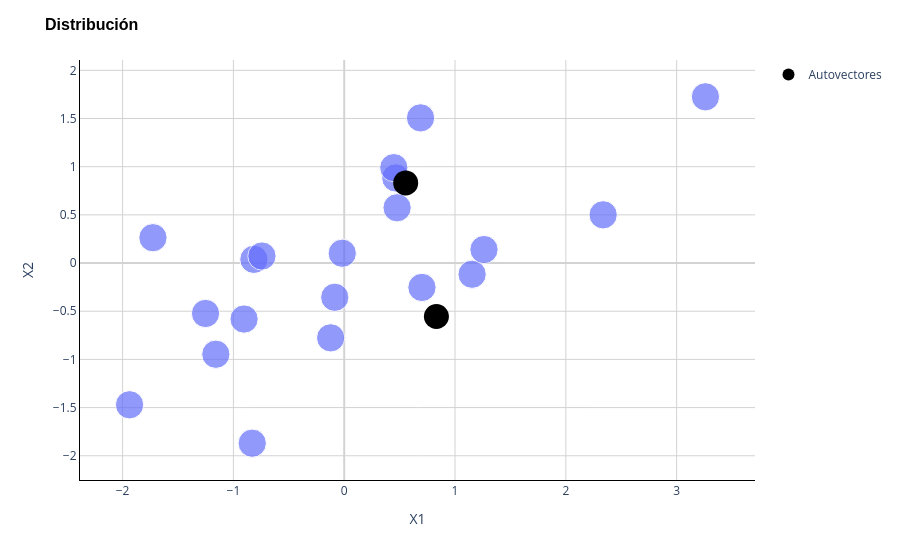

The notebook cell saved with this chart:
### Markdown cell above
Graficar los datos y los autovectores. Añadir al mismo gráfico los datos proyectados en el primer componente y proyectados a las segunda componente (sugerencia: usar la funcion eigen).

### Code cell
# Existing scatter plot
figure = px.scatter(
    x=sample[:, 0],
    y=sample[:, 1],
    size=[1] * sample.shape[0]
)

# Add another scatter plot with cross markers
figure.add_scatter(
    x=eigenvectors[:, 0],
    y=eigenvectors[:, 1],
    mode='markers',
    marker=dict(size=25, color='black'),
    name='Autovectores'
)

# Update layout
figure.update_layout(
    title='Distribución',
    title_font=dict(size=16, family='Arial', color='black', weight='bold'),
    xaxis_title='X1',
    yaxis_title='X2',
    plot_bgcolor='white',
    yaxis=dict(showgrid=True, gridcolor='LightGray', showline=True, linecolor='Black', zeroline=True, zerolinecolor='LightGray'),
    xaxis=dict(showgrid=True, gridcolor='LightGray', showline=True, linecolor='Black', zeroline=True, zerolinecolor='LightGray'),
)

figure.show()

### Figure 1 — Plotly figure (JSON) as saved in the notebook; plotly's stock layout.template omitted (floating-point values rounded to 4 significant figures)
{"data": [{"hovertemplate": "x=%{x}<br>y=%{y}<br>size=%{marker.size}<extra></extra>", "legendgroup": "", "marker": {"color": "#636efa", "size": [1, 1, 1, 1, 1, 1, 1, 1, 1, 1, 1, 1, 1, 1, 1, 1, 1, 1, 1, 1], "sizemode": "area", "sizeref": 0.0025, "symbol": "circle"}, "mode": "markers", "name": "", "orientation": "v", "showlegend": false, "type": "scatter", "x": [-0.8151, 0.7016, 0.4772, -1.159, 1.154, -1.937, -0.0852, -1.252, 0.4656, 2.337, -0.8301, -0.1223, 1.261, -1.726, -0.9039, 0.6889, -0.7425, -0.01772, 3.26, 0.4475], "xaxis": "x", "y": [0.03818, -0.2531, 0.5738, -0.9466, -0.1162, -1.471, -0.3552, -0.5233, 0.8831, 0.5005, -1.87, -0.7762, 0.14, 0.2632, -0.581, 1.507, 0.07288, 0.1017, 1.725, 0.99], "yaxis": "y"}, {"marker": {"color": "black", "size": 25}, "mode": "markers", "name": "Autovectores", "type": "scatter", "x": [0.8321, 0.5547], "y": [-0.5547, 0.8321]}], "layout": {"legend": {"itemsizing": "constant", "tracegroupgap": 0}, "margin": {"t": 60}, "plot_bgcolor": "white", "title": {"font": {"color": "black", "family": "Arial", "size": 16, "weight": "bold"}, "text": "Distribución"}, "xaxis": {"anchor": "y", "domain": [0, 1], "gridcolor": "LightGray", "linecolor": "Black", "showgrid": true, "showline": true, "title": {"text": "X1"}, "zeroline": true, "zerolinecolor": "LightGray"}, "yaxis": {"anchor": "x", "domain": [0, 1], "gridcolor": "LightGray", "linecolor": "Black", "showgrid": true, "showline": true, "title": {"text": "X2"}, "zeroline": true, "zerolinecolor": "LightGray"}}}
